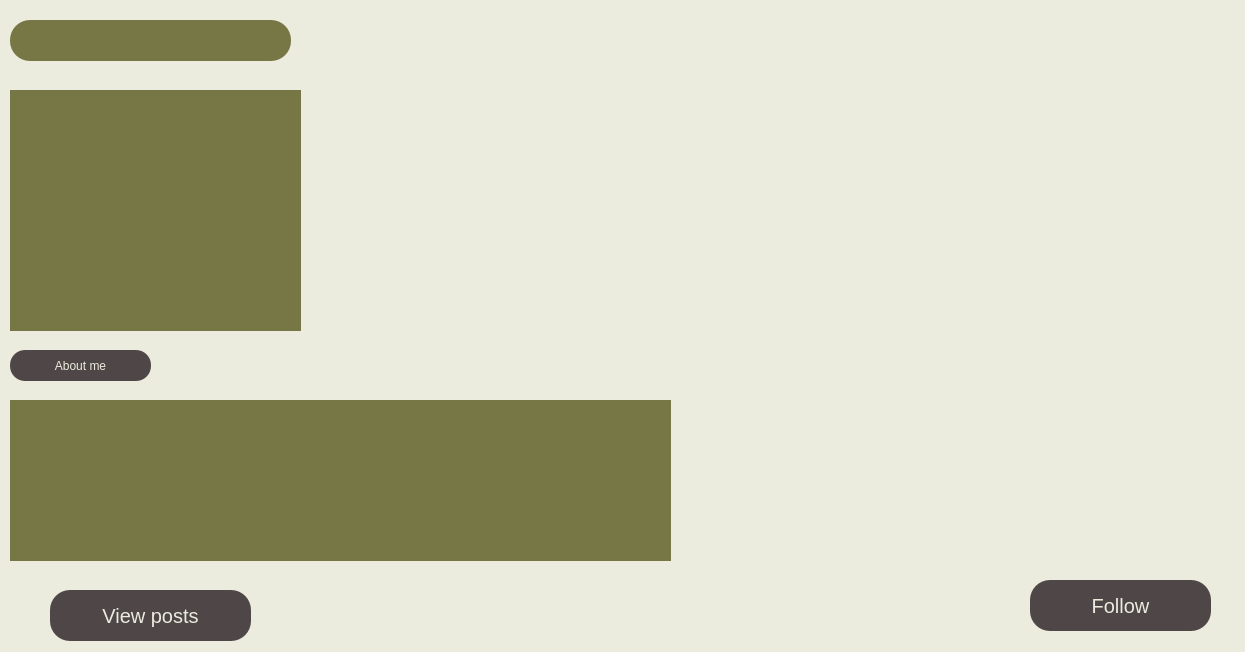
<?xml version="1.0" encoding="UTF-8"?>
<ui version="4.0">
 <class>displayProfile</class>
 <widget class="QWidget" name="displayProfile">
  <property name="geometry">
   <rect>
    <x>0</x>
    <y>0</y>
    <width>1245</width>
    <height>652</height>
   </rect>
  </property>
  <property name="windowTitle">
   <string>Form</string>
  </property>
  <property name="styleSheet">
   <string notr="true">background-color: rgb(235, 235, 222);</string>
  </property>
  <widget class="QPushButton" name="followButton">
   <property name="geometry">
    <rect>
     <x>1030</x>
     <y>580</y>
     <width>181</width>
     <height>51</height>
    </rect>
   </property>
   <property name="font">
    <font>
     <pointsize>15</pointsize>
     <italic>false</italic>
     <bold>false</bold>
    </font>
   </property>
   <property name="styleSheet">
    <string notr="true">background-color: rgb(79, 71, 71);
color: rgb(235, 235, 222);
font: 15pt &quot;MS Shell Dlg 2&quot;;
border-radius: 20px;</string>
   </property>
   <property name="text">
    <string>Follow</string>
   </property>
  </widget>
  <widget class="QLabel" name="picture">
   <property name="geometry">
    <rect>
     <x>10</x>
     <y>90</y>
     <width>291</width>
     <height>241</height>
    </rect>
   </property>
   <property name="styleSheet">
    <string notr="true">background-color: rgb(119, 119, 70);</string>
   </property>
   <property name="text">
    <string/>
   </property>
  </widget>
  <widget class="QLabel" name="bio">
   <property name="geometry">
    <rect>
     <x>10</x>
     <y>400</y>
     <width>661</width>
     <height>161</height>
    </rect>
   </property>
   <property name="styleSheet">
    <string notr="true">background-color: rgb(119, 119, 70);
font: 16pt &quot;Segoe UI&quot;;</string>
   </property>
   <property name="text">
    <string/>
   </property>
   <property name="alignment">
    <set>Qt::AlignLeading|Qt::AlignLeft|Qt::AlignTop</set>
   </property>
  </widget>
  <widget class="QLabel" name="username">
   <property name="geometry">
    <rect>
     <x>10</x>
     <y>20</y>
     <width>281</width>
     <height>41</height>
    </rect>
   </property>
   <property name="styleSheet">
    <string notr="true">background-color: rgb(119, 119, 70);

color: rgb(85, 0, 0);
font: 700 12pt &quot;Segoe UI&quot;;
border-radius: 20px;</string>
   </property>
   <property name="text">
    <string/>
   </property>
   <property name="alignment">
    <set>Qt::AlignCenter</set>
   </property>
  </widget>
  <widget class="QPushButton" name="viewpostsButton">
   <property name="geometry">
    <rect>
     <x>50</x>
     <y>590</y>
     <width>201</width>
     <height>51</height>
    </rect>
   </property>
   <property name="font">
    <font>
     <pointsize>15</pointsize>
     <italic>false</italic>
     <bold>false</bold>
    </font>
   </property>
   <property name="styleSheet">
    <string notr="true">background-color: rgb(79, 71, 71);
color: rgb(235, 235, 222);
font: 15pt &quot;MS Shell Dlg 2&quot;;
border-radius: 20px;</string>
   </property>
   <property name="text">
    <string>View posts</string>
   </property>
  </widget>
  <widget class="QLabel" name="label">
   <property name="geometry">
    <rect>
     <x>10</x>
     <y>350</y>
     <width>141</width>
     <height>31</height>
    </rect>
   </property>
   <property name="styleSheet">
    <string notr="true">background-color: rgb(79, 71, 71);
color: rgb(235, 235, 222);
font: 12pt &quot;MS Shell Dlg 2&quot;;
border-radius: 15px;</string>
   </property>
   <property name="text">
    <string>About me</string>
   </property>
   <property name="alignment">
    <set>Qt::AlignCenter</set>
   </property>
  </widget>
 </widget>
 <resources/>
 <connections/>
</ui>
